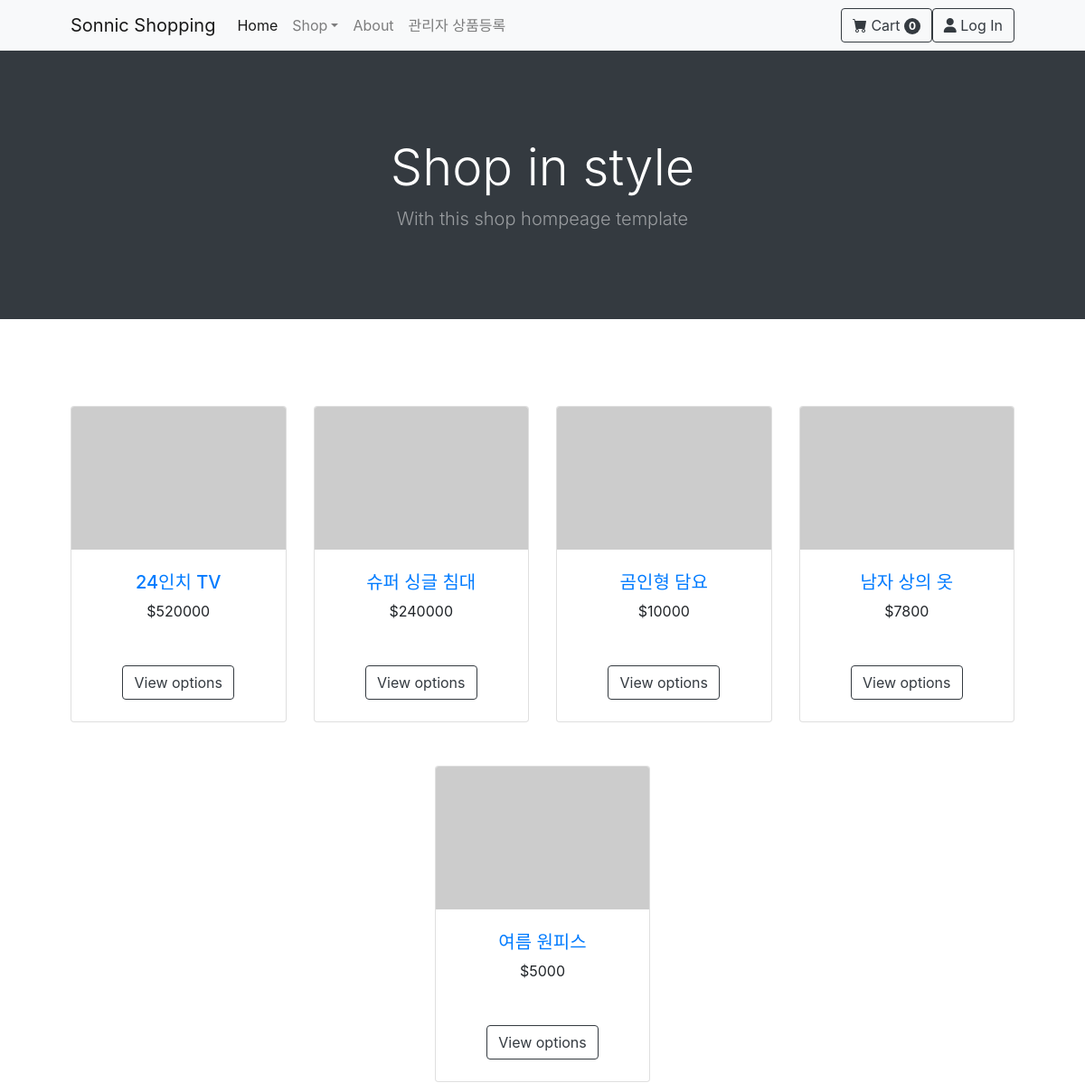
The page /shopping/ (upper part) on the database as committed earlier.
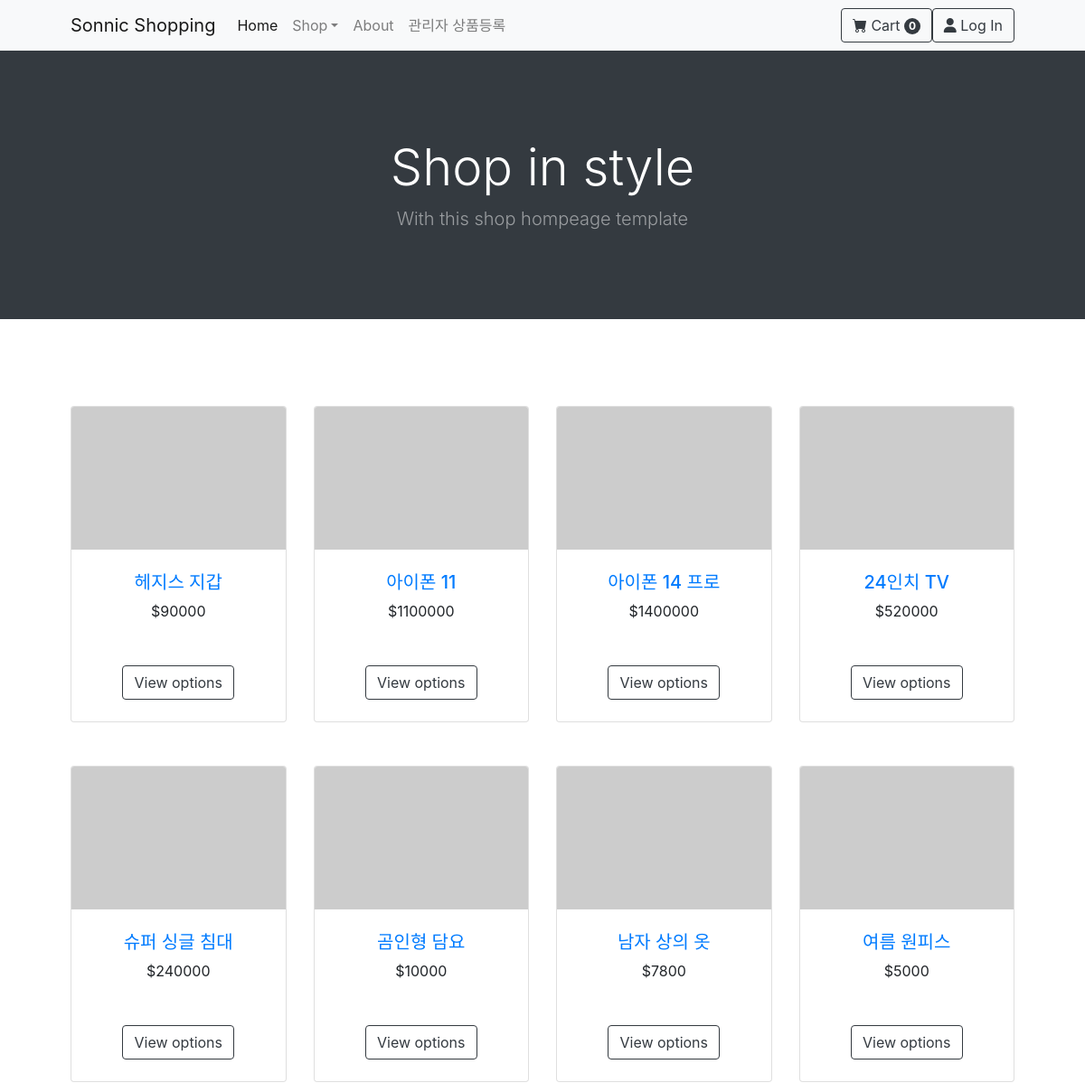
The same page on the database as committed later.
### blog/models.py (models this page shows, shortened)
class Good(models.Model):
    name = models.TextField(max_length=200)  # 상품명
    price = models.IntegerField()           # 가격
    image = models.ImageField(upload_to = 'blog/image/%Y/%m/%d/', blank=True)
    sel_1 = models.TextField(blank=True)
    extra_product = models.TextField(blank=True)
    created_at = models.DateTimeField(auto_now_add=True)
    updated_at = models.DateTimeField(auto_now=True)
    author = models.ForeignKey(User, on_delete=models.CASCADE)
    def get_absolute_url(self):
        return f'{self.pk}/'

### blog/views.py (the view)
# urls.py: path('', views.index),
def index(request):
    goods = Good.objects.all().order_by('-pk')
    return render(
        request,
        'blog/index.html',
        {
            'goods':goods
        }
    )

### blog/templates/blog/index.html (shortened to what this page needs)
{% extends 'blog/base.html' %}
{% block main_area %}
<header class="bg-dark py-5">
    <div class="container px-4 px-lg-5 my-5">
        <div class="text-center text-white">
            <h1 class="display-4 fw-bolder">Shop in style</h1>
            <p class="lead fw-normal text-white-50 mb-0">With this shop hompeage template</p>
        </div>
    </div>
</header>
<section class="py-5">
    <div class="container px-4 px-lg-5 mt-5">
        <div class="row gx-4 gx-lg-5 row-cols-2 row-cols-md-3 row-cols-xl-4 justify-content-center" id="main-area">
            {% if goods.exists %}
            {% for g in goods %}
            <div class="col mb-5">
                <div class="card h-100">
                    <a href="{{ g.get_absolute_url }}">
                        <img class="card-img-top" src="https://dummyimage.com/450x300/dee2e6/6c757d.jpg" alt="..." />
                    </a>
                    <div class="card-body p-4">
                        <div class="text-center">
                            <h5 class="fw-bolder"><a href="{{ g.get_absolute_url }}">{{g.name }}</a></h5>
                            ${{g.price}}
                        </div>
                    </div>
                    <div class="card-footer p-4 pt-0 border-top-0 bg-transparent">
                        <div class="text-center"><a class="btn btn-outline-dark mt-auto"
                                href="{{ g.get_absolute_url }}">View options</a>
                        </div>
                    </div>
                </div>
            </div>
            {% endfor %}
            {% else %}
            <h3>아직 쇼핑 품목이 없습니다.</h3>
            {% endif %}
        </div>
    </div>
</section>
{% endblock %}

### blog/templates/blog/base.html (shortened to what this page needs)
<!DOCTYPE html>
<html lang="ko">
{% load static %}
<head>
    <link href="https://cdn.jsdelivr.net/npm/bootstrap-icons@1.5.0/font/bootstrap-icons.css" rel="stylesheet" />
    <link href="{% static 'blog/bootstrap/bootstrap.min.css' %}" rel="stylesheet" type="text/css">
</head>
<body>
    {% include 'blog/navbar.html' %}
    {% block main_area %}
    {% endblock%}
</body>
</html>

### blog/templates/blog/navbar.html (shortened to what this page needs)
<nav class="navbar navbar-expand-lg navbar-light bg-light">
    <div class="container px-4 px-lg-5 bg-green">
        <a class="navbar-brand" href="#!">Sonnic Shopping</a>
        <div class="collapse navbar-collapse" id="navbarSupportedContent">
            <ul class="navbar-nav me-auto mb-2 mb-lg-0 ms-lg-4">
                <li class="nav-item"><a class="nav-link active" aria-current="page" href="#!">Home</a></li>
                <li class="nav-item dropdown">
                    <a class="nav-link dropdown-toggle" id="navbarDropdown" href="#" role="button"
                        data-bs-toggle="dropdown" aria-expanded="false">Shop</a>
                <li class="nav-item"><a class="nav-link" href="#!">About</a></li>
                <li class="nav-item"><a class="nav-link" href="/shopping/create">관리자 상품등록</a></li>
                </li>
            </ul>
        </div>
        <div class="d-flex justify-content-end">
            <form>
                <a class="btn btn-outline-dark" href="/cart/">
                    <i class="bi-cart-fill me-1"></i>
                    Cart
                    <span class="badge bg-dark text-white ms-1 rounded-pill">0</span>
                </a>
            </form>
            <button type="button" class="btn btn-outline-dark" data-toggle="modal" data-target="#loginModal"><i
                    class="fa-solid fa-user"></i>&nbsp;Log
                In</button>
        </div>
    </div>
</nav>

Rows that differ between the two databases and show on the page:
added Good: name "헤지스 지갑", price "90000"
added Good: name "아이폰 11", price "1100000"
added Good: name "아이폰 14 프로", price "1400000"
